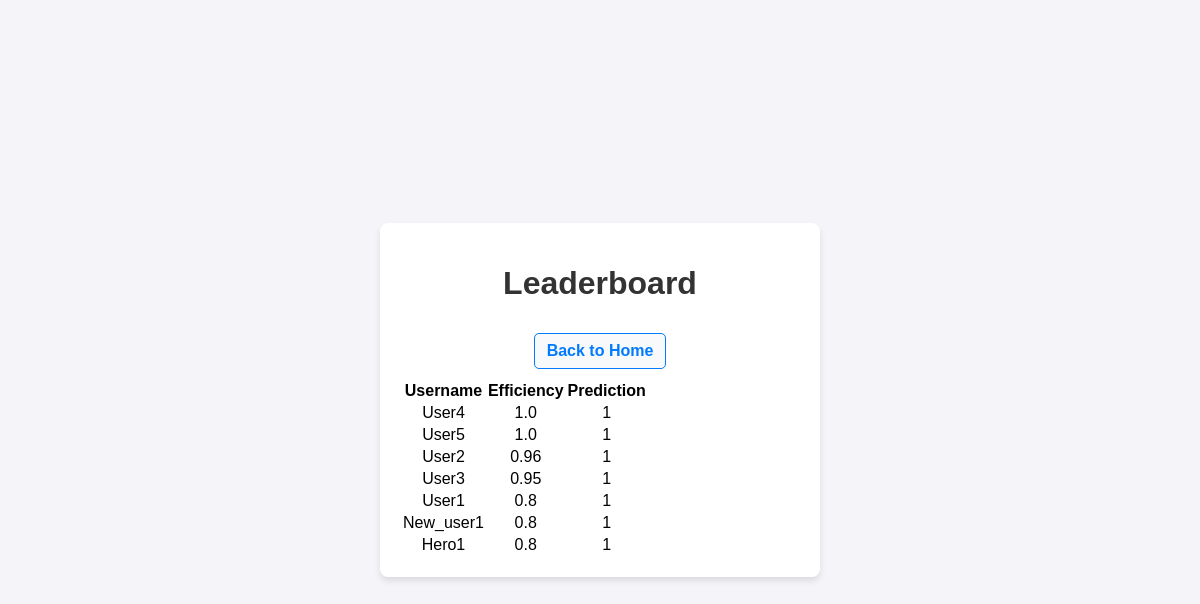
The app's page /leaderboard with its own data.
### tables this page shows
CREATE TABLE results (
    id INTEGER PRIMARY KEY AUTOINCREMENT,
    username TEXT Unique,
    efficiency REAL,
    true_answer_amount INTEGER,
    total_questions INTEGER,
    difficulty_encoded INTEGER,
    time_spent_task REAL,
    avg_spent_time REAL,
    prediction INTEGER,
    timestamp DATETIME DEFAULT CURRENT_TIMESTAMP
);

### main.py (the view)
@app.get("/leaderboard")
async def get_leaderboard(request: Request):
    results = get_leaderboard_results()
    print(results)
    leaderboard = [{"username": row[0], "efficiency": row[1], "prediction": int(row[2])} for row in results]
    return templates.TemplateResponse("leaderboard.html", {"request": request, "leaderboard": leaderboard})

### templates/leaderboard.html (shortened to what this page needs)
<!DOCTYPE html>
<html lang="en">
<head>
    <link rel="stylesheet" href="/static/css/style.css">
</head>
<body>
    <div class="container">
        <h1>Leaderboard</h1>
        <a href="/" class="nav-link">Back to Home</a>
        <table>
            <thead>
                <tr>
                    <th>Username</th>
                    <th>Efficiency</th>
                    <th>Prediction</th>
                </tr>
            </thead>
            <tbody>
                {% for row in leaderboard %}
                <tr>
                    <td>{{ row.username }}</td>
                    <td>{{ row.efficiency }}</td>
                    <td>{{ row.prediction }}</td>
                </tr>
                {% endfor %}
            </tbody>
        </table>
    </div>
</body>
</html>

### static/css/style.css (style rules this page uses)
body { font-family: Arial, sans-serif; background-color: #f4f4f9; margin: 0; padding: 0; display: flex; justify-content: center; align-items: center; height: 100vh; }
.container { background: #ffffff; padding: 20px; border-radius: 8px; box-shadow: 0 4px 6px rgba(0, 0, 0, 0.1); text-align: center; max-width: 400px; width: 100%; }
h1 { color: #333; }
a { text-decoration: none; color: #007BFF; font-weight: bold; transition: color 0.3s ease; }
a.nav-link { margin: 10px; padding: 8px 12px; background-color: #f8f9fa; border: 1px solid #007BFF; border-radius: 5px; color: #007BFF; font-size: 16px; display: inline-block; }

### records on screen
results: username "User4", efficiency "1.0", prediction "1"
results: username "User5", efficiency "1.0", prediction "1"
results: username "User2", efficiency "0.96", prediction "1"
results: username "User3", efficiency "0.95", prediction "1"
results: username "User1", efficiency "0.8", prediction "1"
results: username "New_user1", efficiency "0.8", prediction "1"
results: username "Hero1", efficiency "0.8", prediction "1"
